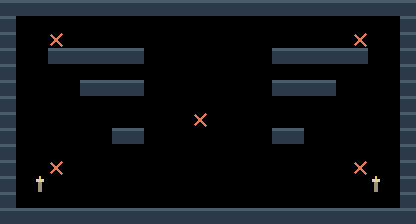

This game map was drawn from its Tiled (.tmx) file and the tilesets committed beside it. A one-line description and the full map source follow:
An orthogonal 26x14 tile map with 16x16 px tiles, 2 tile layers (terreno, marcadores).

<map version="1.10" tiledversion="1.11.0" orientation="orthogonal" renderorder="right-down" width="26" height="14" tilewidth="16" tileheight="16" infinite="0" nextlayerid="3" nextobjectid="1">
 <properties>
  <property name="tipo" value="cat_combate" />
  <property name="nombre" value="escalinata" />
 </properties>
 <tileset firstgid="1" source="muelle.tsx" />
 <layer id="1" name="terreno" width="26" height="14">
  <data encoding="csv">
1,1,1,1,1,1,1,1,1,1,1,1,1,1,1,1,1,1,1,1,1,1,1,1,1,1,
1,0,0,0,0,0,0,0,0,0,0,0,0,0,0,0,0,0,0,0,0,0,0,0,0,1,
1,0,0,0,0,0,0,0,0,0,0,0,0,0,0,0,0,0,0,0,0,0,0,0,0,1,
1,0,0,1,1,1,1,1,1,0,0,0,0,0,0,0,0,1,1,1,1,1,1,0,0,1,
1,0,0,0,0,0,0,0,0,0,0,0,0,0,0,0,0,0,0,0,0,0,0,0,0,1,
1,0,0,0,0,1,1,1,1,0,0,0,0,0,0,0,0,1,1,1,1,0,0,0,0,1,
1,0,0,0,0,0,0,0,0,0,0,0,0,0,0,0,0,0,0,0,0,0,0,0,0,1,
1,0,0,0,0,0,0,0,0,0,0,0,0,0,0,0,0,0,0,0,0,0,0,0,0,1,
1,0,0,0,0,0,0,1,1,0,0,0,0,0,0,0,0,1,1,0,0,0,0,0,0,1,
1,0,0,0,0,0,0,0,0,0,0,0,0,0,0,0,0,0,0,0,0,0,0,0,0,1,
1,0,0,0,0,0,0,0,0,0,0,0,0,0,0,0,0,0,0,0,0,0,0,0,0,1,
1,0,6,0,0,0,0,0,0,0,0,0,0,0,0,0,0,0,0,0,0,0,0,6,0,1,
1,0,0,0,0,0,0,0,0,0,0,0,0,0,0,0,0,0,0,0,0,0,0,0,0,1,
1,1,1,1,1,1,1,1,1,1,1,1,1,1,1,1,1,1,1,1,1,1,1,1,1,1
</data>
 </layer>
 <layer id="2" name="marcadores" width="26" height="14">
  <data encoding="csv">
0,0,0,0,0,0,0,0,0,0,0,0,0,0,0,0,0,0,0,0,0,0,0,0,0,0,
0,0,0,0,0,0,0,0,0,0,0,0,0,0,0,0,0,0,0,0,0,0,0,0,0,0,
0,0,0,3,0,0,0,0,0,0,0,0,0,0,0,0,0,0,0,0,0,0,3,0,0,0,
0,0,0,0,0,0,0,0,0,0,0,0,0,0,0,0,0,0,0,0,0,0,0,0,0,0,
0,0,0,0,0,0,0,0,0,0,0,0,0,0,0,0,0,0,0,0,0,0,0,0,0,0,
0,0,0,0,0,0,0,0,0,0,0,0,0,0,0,0,0,0,0,0,0,0,0,0,0,0,
0,0,0,0,0,0,0,0,0,0,0,0,0,0,0,0,0,0,0,0,0,0,0,0,0,0,
0,0,0,0,0,0,0,0,0,0,0,0,3,0,0,0,0,0,0,0,0,0,0,0,0,0,
0,0,0,0,0,0,0,0,0,0,0,0,0,0,0,0,0,0,0,0,0,0,0,0,0,0,
0,0,0,0,0,0,0,0,0,0,0,0,0,0,0,0,0,0,0,0,0,0,0,0,0,0,
0,0,0,3,0,0,0,0,0,0,0,0,0,0,0,0,0,0,0,0,0,0,3,0,0,0,
0,0,0,0,0,0,0,0,0,0,0,0,0,0,0,0,0,0,0,0,0,0,0,0,0,0,
0,0,0,0,0,0,0,0,0,0,0,0,0,0,0,0,0,0,0,0,0,0,0,0,0,0,
0,0,0,0,0,0,0,0,0,0,0,0,0,0,0,0,0,0,0,0,0,0,0,0,0,0
</data>
 </layer>
</map>
